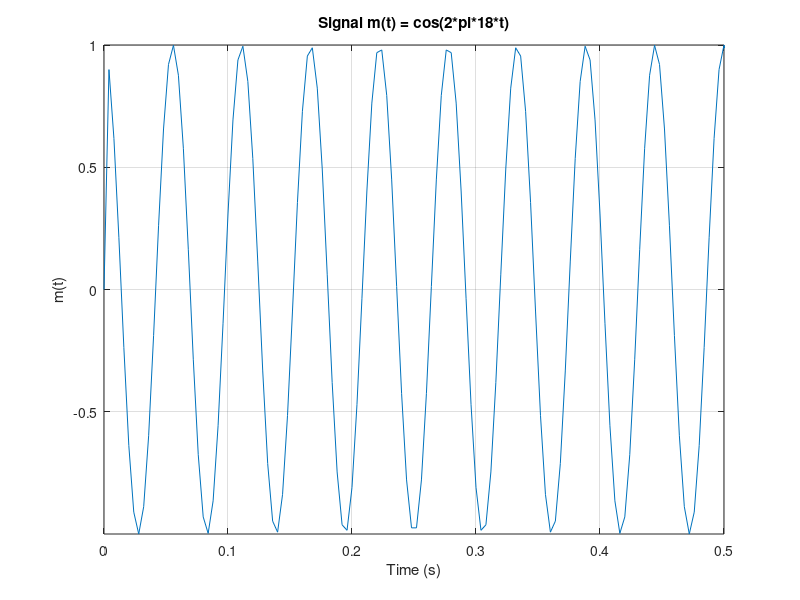
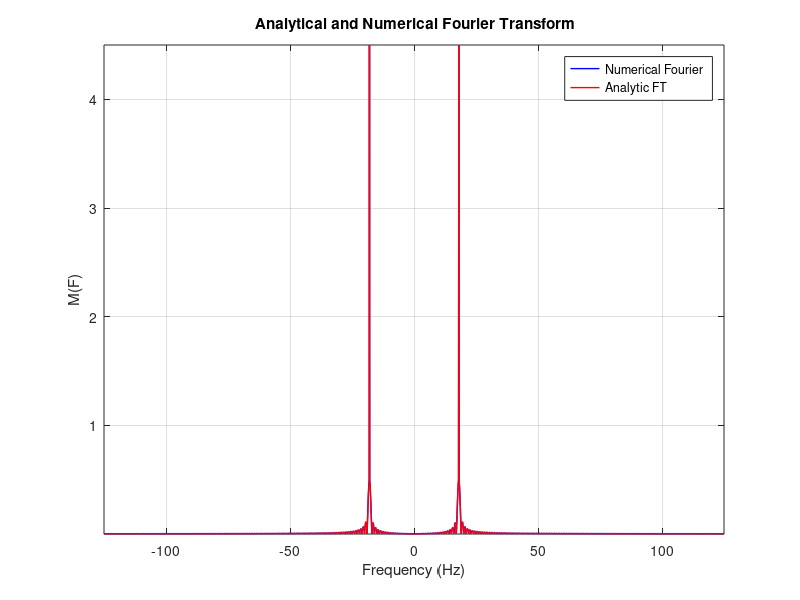
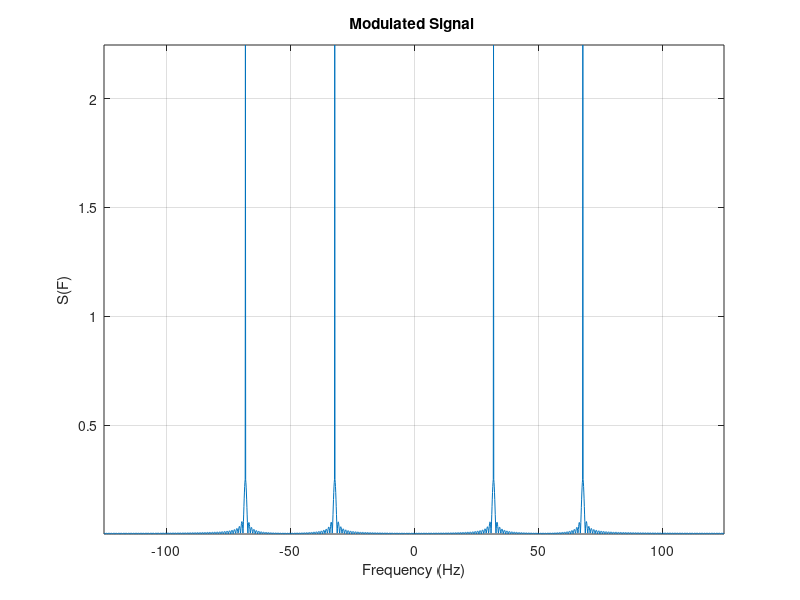
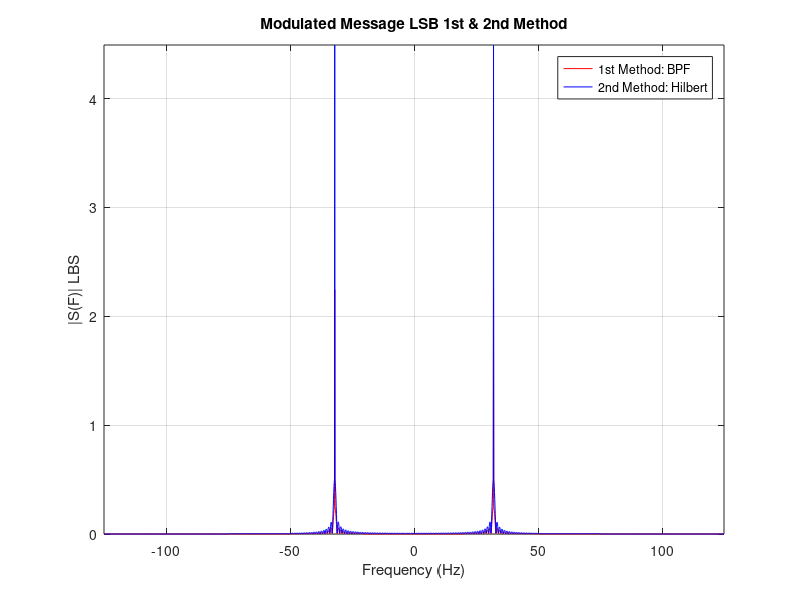

These figures' MATLAB source, in order:
clc;
close all;
clear;
%%%%% Define functions for Claculating bandwidth & Envelope Detection%%%%% 
function[bandwidth] =calc_BW_baseband(M,f_vector) % 1% Criteria
M_magnitude = abs(M);
[maxi, ~] = max(M_magnitude);
threshold = 0.01 * maxi;
indices_above = find(M_magnitude >= threshold);
last_index = indices_above(end);
bandwidth = f_vector(last_index); 
end
function [BW] = calc_BW_passband(M, f_vector, fc)

M_mag = abs(M);

% Positive frequencies only
pos_idx = f_vector >= 0;
f_pos   = f_vector(pos_idx);
M_pos   = M_mag(pos_idx);

band_idx = (f_pos > 0) & (f_pos < fc);
f_band = f_pos(band_idx);
M_band = M_pos(band_idx);

% Peak inside sideband
peak_val = max(M_band);
threshold = 0.01 * peak_val;

idx = find(M_band >= threshold);

f_edge = f_band(idx(1));  
BW = fc - f_edge;
end

function [signaldemod] = env(signal, Vondiode, t, tau) % Envelope Detection
    N = length(signal);
    dt = t(2) - t(1); 
     v_cap = 0; % Initial voltage on the capacitor
       for i = 1:N
        if (signal(i) - Vondiode > v_cap)
            v_cap = signal(i) - Vondiode; 
        else
            v_cap = v_cap * exp(-dt/tau);
        end
         signaldemod(i) = v_cap;
      end
end
%-------------------%
%%%% Defining Parameters %%%%%%
fc = 50;
Ac = 1;
fm=18;  
ts=0.2/fc;  %Time step
T=10;      %Margin After Discontinuity at t=9;
fs=1/ts;     % Sampling frequency
N=ceil(T/ts);%Length of Vector
t=0:ts:(N-1)*ts;
df=fs/N;      %Frequency step
m=cos(2*pi*fm*t); %Message Signal
m(t>=9|t<=0)=0;
%--------------------% Plot Message in time
figure (1);
plot(t,m);
xlabel('Time (s)');
ylabel('m(t)');
title('Signal m(t) = cos(2*pi*18*t)');
axis tight;
grid on;
xlim([0 0.5])
%%%%%%%%%%%%%%%%

%%%%%%%%%%%%%%%%%%%%%%%%%%%%%%%%%%%%%%%%%%%%%%%%% Define Frequency vector
if(rem(N,2)==0)
f = - (0.5*fs) : df : (0.5*fs-df) ;
else
f = - (0.5*fs-0.5*df) : df : (0.5*fs-0.5*df) ;
end
%%%%%%%%%%%%%%%%%%%%%%%%%%%%%%%%%%%%%%%%%%%%%%%%%
% Numerical fft
M_nu=fftshift(fft(m))*ts;

% Analytical expression
M_an = 4.5*sinc(9*(f-18)).*exp(-1i*pi*9*(f-18)) + 4.5*sinc(9*(f+18)).*exp(-1i*pi*9*(f+18));

%%%%%%%%%%%%%%%%%%%%%%%%%%%%%%%%%%%%%%%%%%%%%%%%%
%plot Message Spectrum
figure (2);
plot(f,abs(M_nu),"Color","b","LineWidth",1);
hold on 
plot(f,abs(M_an),"Color","r","LineWidth",1);
xlabel('Frequency (Hz)');
ylabel ('M(F)');
title(' Analytical and Numerical Fourier Transform');
axis tight;
grid on;
legend ("Numerical Fourier ", "Analytic FT")
%%%%%%%%%%%%%%%%%%%%%%%%%%%%%%%%%%%%%%%%%%%%%%%%%

%objective: calcukate bandwidth given a 1% criteria 
Band_Width=calc_BW_baseband(M_nu,f) 
%-------------------------------%
% Define Paramaters to Start Modulation 
c = Ac * cos(2*pi*fc*t); %carrier 
s =m.*c; % modulated signal 
S = fftshift(fft(s))*ts; % Spectrum of Modulated Signal

% Plot Modulated Signal Spectrum
figure(3)
plot(f,abs(S));
hold on ;
xlabel('Frequency (Hz)')
ylabel ('S(F)');
title('Modulated Signal ' )
grid on;
axis tight;

%%%%%%%%%%%%%%%%%%%%%%%%%%%%%%% Using BPF : 1st method For SSB LSB
BPF = zeros(size(f));
BPF(f>(fc-30) & f<(fc))=1; %% +ve frequency
BPF(f<-(fc-30) & f>-(fc))=1;%% -ve frequency
S_LSB1 =  S.*BPF;
Band_Width_LSB1= calc_BW_passband(S_LSB1,f,fc)

%%%%%%%%%%%$$$$$$$$ 2nd method : hilbert filter 
m2=cos(2*pi*fm*t); % Message Signal
m2(t>=9|t<=0)=0;
mhilbert=imag(hilbert(m2)); 
c1=cos(2*pi*fc*t);
c2=sin(2*pi*fc*t);
ss =m2.*c1;
s_LSB2=ss+(mhilbert.*c2);
S_LSB2=fftshift(fft(s_LSB2))*ts;
Band_Width_LSB2= calc_BW_passband(S_LSB2,f,fc)

%----------------------------------%
%Plot Both LSB Methods
figure (4);
plot(f,abs(S_LSB1),'Color',"r");
hold on
plot(f,abs(S_LSB2),"Color","b" , "LineWidth",0.6);
xlabel('Frequency (Hz)');
ylabel ('|S(F)| LBS');
title('Modulated Message LSB 1st & 2nd Method');
axis tight;
grid on;
legend('1st Method: BPF', '2nd Method: Hilbert');

%----- Coherent Detector-----%%%%%%
s_LSB1 = ifft(fftshift(S_LSB1))/ts; % LSB in time domain
v = s_LSB1.*c;
V=fftshift(fft(v))*ts; % Demodulated Signal before LPF
H=abs(f)<fc; %LPF
low_pass = H.* V;
mo=real(ifft(fftshift(low_pass))/ts); % Demodulated Signal
figure(5)
plot(t,mo,"Color","b");
hold on
plot(t,m, "Color","r");
title('Signal & Demodulated SIgnal in Time Domain')
xlabel('Time');
ylabel('m(t)');
legend('Demodulated signal' , 'Orignal Message')
axis tight;
grid on; 
xlim([0 0.5])

%Amplitude Modulation Large Carrier
ka=0.4; % initial 
c =cos(2*pi*fc*t);
s_am =(1 + ka*m).*c; %Large Carrier Modulation                   
S_LC  =fftshift(fft(s_am))*ts;  % Spectrum
Tau=0.045;
g = env(s_am,0,t,Tau); %Demodulated signal using envelope detector
g_final= (g-mean(g))./ka;
%Large Carrier Spectrum
%%%% 6th Point (a)
figure(6)
plot(f, abs(S_LC), 'LineWidth', 0.7); 
hold on;
plot(f, abs(M_nu), 'LineWidth', 0.7);
grid on;
xlabel('frequency(hz)')
title('Large Carrier Modulation & Original Message : Spectrum')
legend('|S(f)|', '|M(f)|')
Band_Width_SLC= (calc_BW_passband(S_LC, f, fc)).*2

%%%% 6th Point (b)
figure(7)
plot(t, s_am, 'LineWidth', 0.7); 
hold on 
plot(t, g, 'LineWidth', 0.7);
xlabel('time(second)')
title('Envelope Detector Output & Original Message')
xlim([0 0.5])
legend('g(t)', '(1 + ka*m(t)*c)')
%%%% 6th Point (c)
figure(8)
plot(t, g_final, 'LineWidth', 0.7); 
hold on 
plot(t, m, 'LineWidth', 0.7);
grid on;
xlabel('time(second)')
title('Demodulated Signal & Orignal Message')
legend ("Demodulated Signal","Original Message")
xlim([0 0.5])

%%%% Figure 9 Spectrum 
G=fftshift(fft(g_final))*ts;
figure(9)
plot(f, abs(G), 'LineWidth', 0.7); 
hold on;
plot(f, abs(M_nu), 'LineWidth', 0.7);
grid on;
xlabel('Frequency (hz)')
title('Demodulated Signal & Original Message: Spectrum')
legend('G(f)', 'M(f)')

%%%%%%%%%%%5 6th Point (d)%%%%%%%%%%%%%%%%%%%%
ka=1.5; % overmodulated signal 
c =cos(2*pi*fc*t);
s =(1 + ka*m).*c;
s_am =(1 + ka*m).*c; %Large Carrier Modulation                   
S_LC  =fftshift(fft(s_am))*ts;  % Spectrum
Tau=0.045;
g = env(s_am,0,t,Tau);  %Envelope Output
g_final= (g-mean(g))./ka;   %Demodulated signal using envelope detector

%Large Carrier Spectrum
%6th Point (a) Revisited
figure(10)
plot(f, abs(S_LC), 'LineWidth', 0.7); 
hold on;
plot(f, abs(M_nu), 'LineWidth', 0.7);
grid on;
xlabel('frequency(hz)')
title('Large Carrier Modulation & Original Message : Spectrum')
legend('|S(f)|', '|M(f)|')
Band_Width_SLC2= (calc_BW_passband(S_LC, f, fc)).*2
%%%% 6th Point (b) revisited
figure(11)
plot(t, s_am, 'LineWidth', 0.7); 
hold on;
plot(t, g, 'LineWidth', 0.7);
grid on;
xlabel('time(second)')
title('Envelope Detector Output & Original Message')
xlim([0 0.5])
legend('g(t)', '(1 + ka*m(t)*c)')
